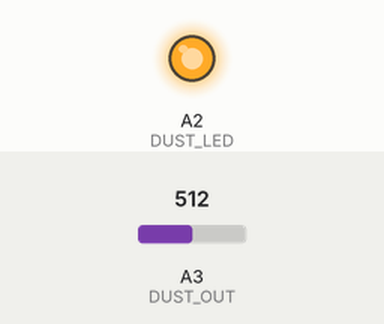
Recording of a sketch running on a simulated Arduino Uno, built with avr-gcc and run on an emulated ATmega328P. On the bench: output pins drawn as LEDs (lit = HIGH). Inputs (shaded band) come from the test bench; at power-on: A3 (DUST_OUT) = 512. What the sketch prints to the serial monitor is not drawn.

Above: at 0.1 s.
Timing chart, 0 to 1.6 s (numbered marks = the images above):
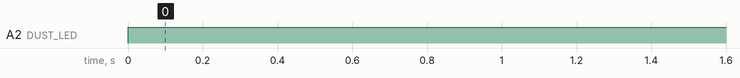

Measured:
- by itself, A2 (DUST_LED): LOW → HIGH at 0.00 s

The sketch:

DUST1.ino
```cpp
#define DUST_LED A2
#define DUST_OUT A3

int DustADC=0;
float dustDensity=0;

void setup() {
  // put your setup code here, to run once:
  Serial.begin(9600);
  pinMode(DUST_LED, OUTPUT);
  pinMode(DUST_OUT, INPUT);
  digitalWrite(DUST_LED, HIGH);

}

void loop() {
  // put your main code here, to run repeatedly:
  DustADC=SensorRead( );
  Serial.print("Dust[ug/m3]:");
  dustDensity = DustDensity_ugPm3(DustADC);
  Serial.print(dustDensity);

  Serial.print(" = ");

  Serial.print("@");
  Serial.print("D");
  Serial.print(dustDensity);

  Serial.print("\n");


  delay(2000);

}

unsigned int SensorRead(void){
  unsigned int sensor_data;

  digitalWrite(DUST_LED,LOW);
  delayMicroseconds(280);
  sensor_data = analogRead(DUST_OUT);
  delayMicroseconds(40);
  digitalWrite(DUST_LED,HIGH);
  delayMicroseconds(9680);

  return sensor_data;

}

float DustDensity_ugPm3(int RawVal) {
  float Dust=(float)RawVal*(5.0/1023.0)/5.8-0.1;
  return Dust*1000;
}
```
